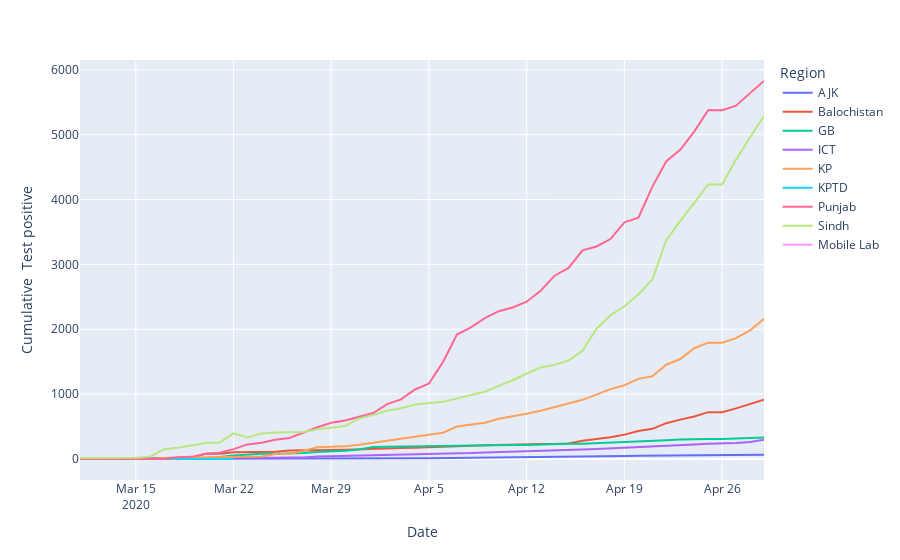

Notebook code for this chart:
### Code cell
n = data.groupby(['Date' ,'Region'])['Cumulative  Test positive'].sum().reset_index()
px.line(n, x='Date', y='Cumulative  Test positive', color='Region')
